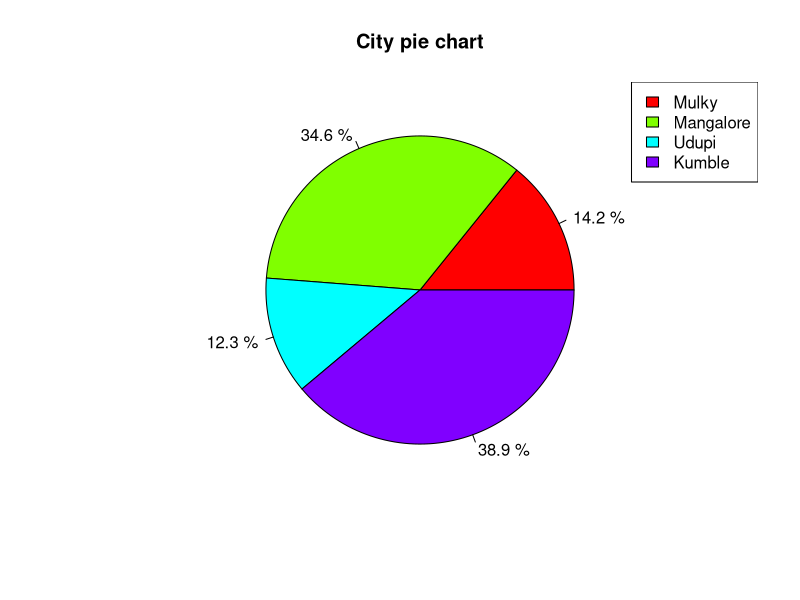
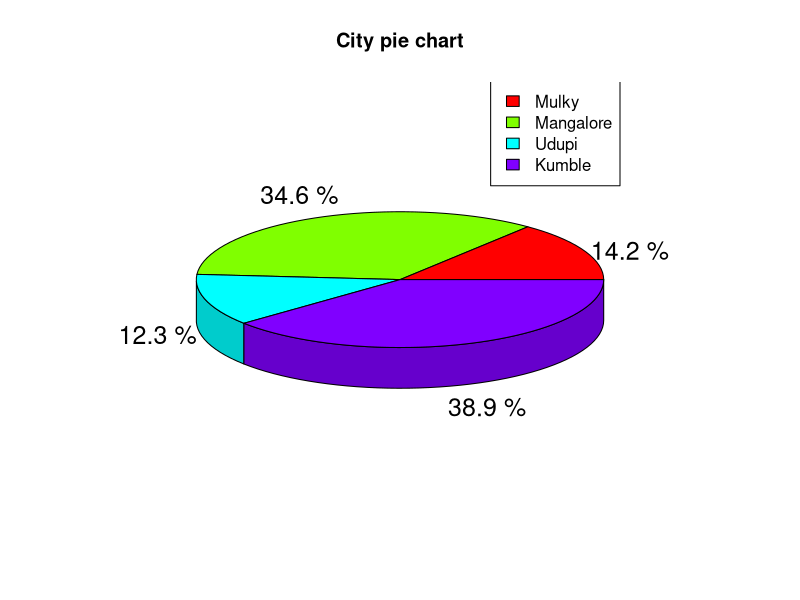

These charts were generated, in order, by the following R code:
data = c(23, 56, 20, 63)
#x <- readline("x (comma separated): ")
#data <- as.numeric(strsplit(x, ",")[[1]])
print(data)

places = c("Mulky","Mangalore","Udupi","Kumble")
#labels <- readline("Enter places (comma-separated): ")
#places <- strsplit(labels, ",")[[1]]
print(places)

piepercent <- round(100 * data / sum(data), 1)
symbol <- paste(piepercent, "%")

pie(data, labels = symbol, main = "City pie chart", col = rainbow(length(data)))
legend("topright", places, cex = 1, fill = rainbow(length(data)))

library(plotrix)
pie3D(data, labels = symbol, main = "City pie chart", col = rainbow(length(data)))
legend("topright", places, cex = 1, fill = rainbow(length(data)))